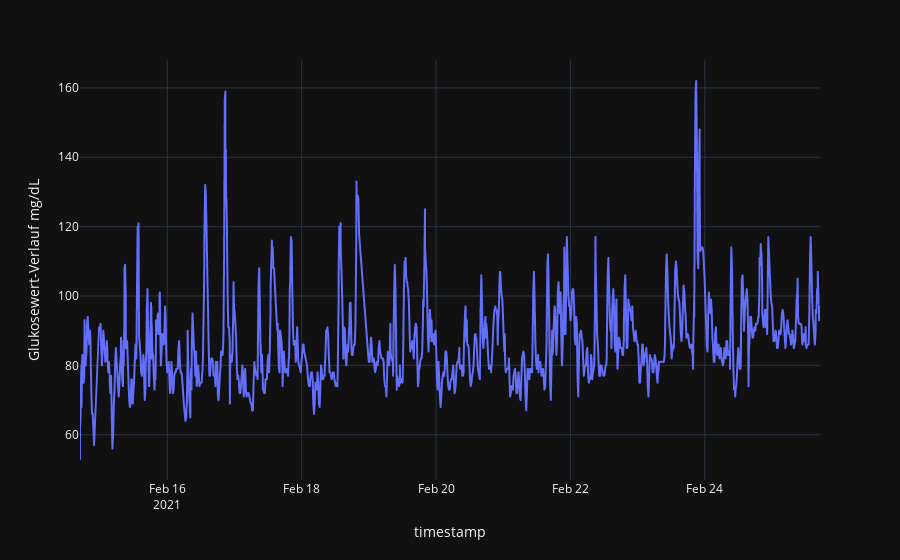

Notebook cell for this chart:
### Markdown cell above
#### Evolution of glucose for one user (a)

### Code cell
df = df_levels_clean[df_levels_clean['user_id']==create_customer('a')].sort_values(by='timestamp')
fig = px.line(df, x='timestamp', y="Glukosewert-Verlauf mg/dL")
fig.update_layout(template='plotly_dark')
fig.show()

### Figure 1 — Plotly figure (JSON) as saved in the notebook; plotly's stock layout.template omitted (floating-point values rounded to 4 significant figures; data arrays with more than 128 entries replaced by an {"elided": "..."} marker saying what was removed)
{"data": [{"hovertemplate": "timestamp=%{x}<br>Glukosewert-Verlauf mg/dL=%{y}<extra></extra>", "legendgroup": "", "line": {"color": "#636efa", "dash": "solid"}, "mode": "lines", "name": "", "showlegend": false, "type": "scattergl", "x": {"elided": "1185 str values"}, "xaxis": "x", "y": {"elided": "1185 int values"}, "yaxis": "y"}], "layout": {"legend": {"tracegroupgap": 0}, "margin": {"t": 60}, "xaxis": {"anchor": "y", "domain": [0, 1], "title": {"text": "timestamp"}}, "yaxis": {"anchor": "x", "domain": [0, 1], "title": {"text": "Glukosewert-Verlauf mg/dL"}}}}
